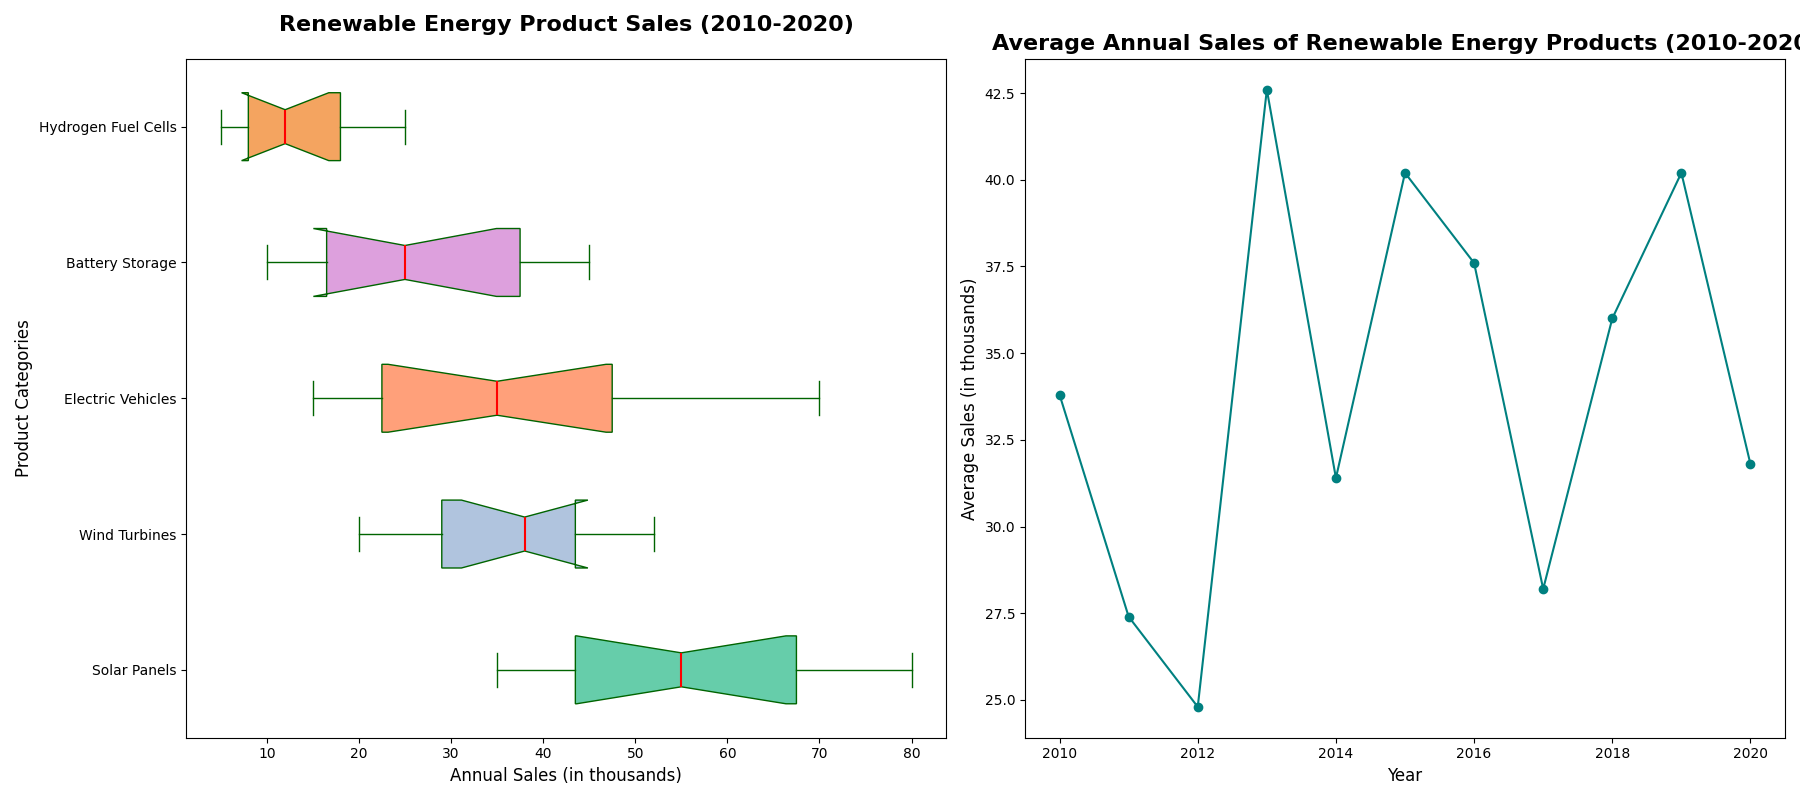

The Python source for this figure:
import matplotlib.pyplot as plt
import numpy as np

# Data preparation
categories = ['Solar Panels', 'Wind Turbines', 'Electric Vehicles', 'Battery Storage', 'Hydrogen Fuel Cells']

solar_panels_sales = [42, 60, 35, 70, 55, 80, 65, 40, 50, 75, 45]
wind_turbines_sales = [38, 25, 50, 28, 42, 52, 20, 35, 30, 40, 45]
electric_vehicles_sales = [25, 20, 18, 70, 45, 35, 60, 40, 50, 30, 15]
battery_storage_sales = [42, 25, 15, 35, 10, 22, 18, 12, 30, 40, 45]
hydrogen_fuel_cells_sales = [22, 7, 6, 10, 5, 12, 25, 14, 20, 16, 9]

sales_data = [solar_panels_sales, wind_turbines_sales, electric_vehicles_sales,
               battery_storage_sales, hydrogen_fuel_cells_sales]

average_sales = np.mean([solar_panels_sales, wind_turbines_sales, electric_vehicles_sales,
                         battery_storage_sales, hydrogen_fuel_cells_sales], axis=0)
years = list(range(2010, 2020 + 1))

# Plot setup
fig, (ax1, ax2) = plt.subplots(1, 2, figsize=(18, 8))

# First subplot: Horizontal Box Plot
ax1.boxplot(sales_data, patch_artist=True, labels=categories, notch=True, vert=False,
            boxprops=dict(facecolor='lightgreen', color='darkgreen'),
            whiskerprops=dict(color='darkgreen'),
            capprops=dict(color='darkgreen'),
            medianprops=dict(color='red', linewidth=1.5))

new_colors = ['mediumaquamarine', 'lightsteelblue', 'lightsalmon', 'plum', 'sandybrown']
for patch, color in zip(ax1.patches, new_colors):
    patch.set_facecolor(color)

ax1.set_title('Renewable Energy Product Sales (2010-2020)', fontsize=16, weight='bold', pad=20)
ax1.set_xlabel('Annual Sales (in thousands)', fontsize=12)
ax1.set_ylabel('Product Categories', fontsize=12)

# Second subplot: Line Plot for average annual sales
ax2.plot(years, average_sales, marker='o', linestyle='-', color='teal')
ax2.set_title('Average Annual Sales of Renewable Energy Products (2010-2020)', fontsize=16, weight='bold')
ax2.set_xlabel('Year', fontsize=12)
ax2.set_ylabel('Average Sales (in thousands)', fontsize=12)

plt.tight_layout()
plt.show()
